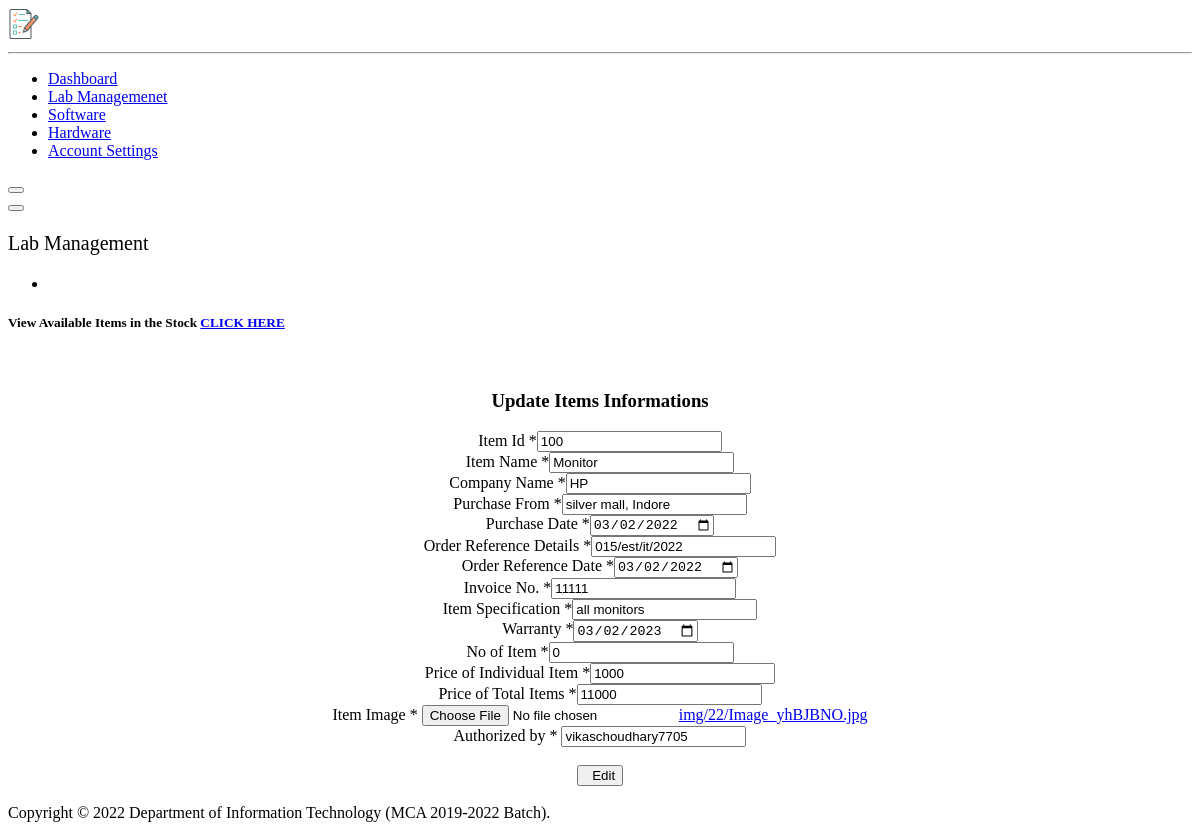
Page /hardware/update/100 on the committed database.
### hardware/models.py (models this page shows, shortened)
class Item_info(models.Model):
    item_id = models.IntegerField(primary_key=True)
    item_name = models.CharField(max_length=100, blank=True)
    company = models.CharField(max_length=50)
    purchase_date = models.DateField()
    qty = models.PositiveIntegerField(default=1)
    tot_qty = models.PositiveIntegerField(default=1)
    Pur_from = models.CharField(max_length=50)
    order_ref = models.CharField(max_length=50)
    order_date = models.DateField()
    in_no = models.PositiveIntegerField()
    spec = models.CharField(max_length=50)
    warn = models.DateField()
    ind_pri = models.PositiveIntegerField()
    tot_pri = models.PositiveIntegerField()
    photo = models.ImageField(upload_to="img/%y")
    auth = models.CharField(max_length=50)

### hardware/views.py (the view, shortened to what this page needs)
# urls.py: path('update/<prod_id>',views.update,name='update'),
def update(request,prod_id):
    product = Item_info.objects.get(pk=prod_id)
    forms = PostForm
    return render(request,'hardware/update.html',{'product':product})

### hardware/templates/hardware/update.html (shortened to what this page needs)
<!DOCTYPE html>
<html>
  <head>
    {% load static %} {% include 'Resources/Head.html' %}
  </head>
  <body id="page-top">
    <div id="wrapper">
      <nav
        class="
          navbar navbar-dark
          align-items-start
          sidebar sidebar-dark
          accordion
          bg-gradient-primary
          p-0
        "
      >
        <div class="container-fluid d-flex flex-column p-0">
          <a
            class="
              navbar-brand
              d-flex
              justify-content-center
              align-items-center
              sidebar-brand
              m-0
            "
            href="#"
          >
            <div class="sidebar-brand-icon">
              <img
                src="{% static 'Resources/images/logo.svg' %}"
                width="32"
                height="32"
              />
            </div>
          </a>
          <hr class="sidebar-divider my-0" />
          <ul class="nav navbar-nav text-light" id="accordionSidebar">
            <li class="nav-item">
							<a class="nav-link " href="{% url 'Administration:Dashboard' %}"><span>Dashboard</span></a>
			</li>
			  <li class="nav-item">
							<a class="nav-link " href="{% url 'Administration:Inventory_Manage' %}"><span>Lab Managemenet</span></a>
						</li>
						<li class="nav-item">
							<a class="nav-link " href="{% url 'Software:Index' %}"><span>Software</span></a>
						</li>
						<li class="nav-item">
							<a class="nav-link active" href="{% url 'hardware:index' %}"><span>Hardware</span></a>
						</li>
						<li class="nav-item">
							<a class="nav-link" href="{% url 'Administration:Profile' %}"><span>Account Settings</span></a>
						</li>
          </ul>
          <div class="text-center d-none d-md-inline"><button class="btn rounded-circle border-0" id="sidebarToggle" type="button"></button></div>
        </div>
      </nav>
            <div class="d-flex flex-column" id="content-wrapper">
				<div id="content">
					{% include 'Resources/Menu1.html' %}
					<div class="container-fluid">
						<h5 class="font-weight-bold mb-2">View Available Items in the Stock <a class="btn btn-info btn-sm" href="{% url 'hardware:totalstock' %}">CLICK HERE</a></h5>
						<center>
							<br>
							<div class="row">
						<div class="col-md-24 col-xl-12 mb-4">
							<div class="card shadow border-left-primary py-2">
								<div class="card-body">
									<div class="text-uppercase text-primary font-weight-bold text-xs mb-1"><h3>Update Items Informations</h3></div>
									<div class="form-group py-4">
										<form method="POST" action="" enctype="multipart/form-data">
											<div class="row justify-content-between text-left">
												<div class="form-group col-sm-3 flex-column d-flex"> <label
														class="form-control-label px-1">Item Id<span
															class="text-danger"> *</span></label><input type="number"
														name="item_id" id="item_id" placeholder="Enter Item Id" value="{{product.item_id}}" readonly> </div>
												<div class="form-group col-sm-3 flex-column d-flex"> <label
														class="form-control-label px-1">Item Name<span
															class="text-danger"> *</span></label><input type="text"
														name="item_name" id="name" placeholder="Enter Name - Type"  value="{{product.item_name}}" required> </div>
												<div class="form-group col-sm-3 flex-column d-flex"> <label
														class="form-control-label px-1">Company Name<span
															class="text-danger"> *</span></label><input type="text"
														name="company" id="company" placeholder="Enter the company name"  value="{{product.company}}"required></div>
												<div class="form-group col-sm-3 flex-column d-flex"> <label
														class="form-control-label px-1">Purchase From<span
															class="text-danger"> *</span></label><input type="text"
														name="Pur_from" id="Pur_from" placeholder="Purchase from"  value="{{product.Pur_from}}" required></div>
											</div>
											<div class="row justify-content-between text-left">
                                                <div class="form-group col-sm-3 flex-column d-flex"> <label
														class="form-control-label px-1">Purchase Date<span
															class="text-danger"> *</span></label><input type="date"
														name="purchase_date"  id="purchase_date"  value="{{product.purchase_date|date:'Y-m-d'}}" required> </div>
												<div class="form-group col-sm-3 flex-column d-flex"> <label
														class="form-control-label px-1">Order Reference Details<span
															class="text-danger"> *</span></label><input type="text"
														name="order_ref" id="order_ref" placeholder="Enter the Order Reference"  value="{{product.order_ref}}" required></div>
												<div class="form-group col-sm-3 flex-column d-flex"> <label
														class="form-control-label px-1">Order Reference Date<span
															class="text-danger"> *</span></label><input type="date"
														name="order_date" id="order_date"  value="{{product.order_date|date:'Y-m-d'}}"></div>
												<div class="form-group col-sm-3 flex-column d-flex"> <label
														class="form-control-label px-1">Invoice No.<span
															class="text-danger"> *</span></label><input type="text"
														name="in_no"  id="in_no" placeholder="Enter the Invoice No."  value="{{product.in_no}}" required> </div>
											</div>
											<div class="row justify-content-between text-left">
                                                		<div class="form-group col-sm-3 flex-column d-flex"> <label
														class="form-control-label px-1">Item Specification<span
															class="text-danger"> *</span></label><input type="text"
														name="spec" id="spec" placeholder="Enter the Item Specification"  value="{{product.spec}}" required></div>
												<div class="form-group col-sm-3 flex-column d-flex"> <label
														class="form-control-label px-1">Warranty<span
															class="text-danger"> *</span></label><input type="date"
														name="warn" id="warn" placeholder="Enter the Warranty"  value="{{product.warn|date:'Y-m-d'}}" required></div>
												<div class="form-group col-sm-3 flex-column d-flex"> <label
														class="form-control-label px-1">No of Item<span
															class="text-danger"> *</span></label><input type="number"
														name="qty"  id="qty" placeholder="Enter the Quantity"  value="{{product.qty}}" required> </div>
												<div class="form-group col-sm-3 flex-column d-flex"> <label
														class="form-control-label px-1">Price of Individual Item<span
															class="text-danger"> *</span></label><input type="number"
														name="ind_pri" id="ind_pri" placeholder="Enter the price"  value="{{product.ind_pri}}" required></div>
											</div>
                  							<div class="row justify-content-between text-left">
												<div class="form-group col-sm-3 flex-column d-flex"> <label
														class="form-control-label px-1">Price of Total Items<span
															class="text-danger"> *</span></label><input type="number"
														name="tot_pri" value="{{product.tot_pri}}" required ></div>
												<div class="form-group col-sm-3 flex-column d-flex">
													<label
														class="form-control-label px-1">Item Image<span
															class="text-danger"> *</span></label>
													<input type="file" name="photo"  class="form-control" value="{{product.photo.url}}" >
													{% if product.photo %}
													<a href="{{product.photo.url}}">{{product.photo}}</a>
													{% endif %}
												</div>
												<div class="form-group col-sm-6 flex-column d-flex"> <label
														class="form-control-label px-1">Authorized by<span
															class="text-danger"> *</span></label>
													<input type="text" name="auth"  id="auth" placeholder="Enter the Name"  value="{{product.auth}}" readonly> </div>
											</div>
											<br>
											<button type="submit" class="btn btn-success">&nbsp;&nbsp;Edit</button>
										</form>
										<br>
									</div>
								</div>
							</div>
						</div>
					</div>
							</center>
					</div>
				</div>
		  {% include 'Resources/Footer1.html' %}
      </div>
    </div>
  </body>
</html>

### rows in the picture
Item_info: item_id "100", item_name "Monitor", company "HP", Pur_from "silver mall, Indore", purchase_date "03/02/2022", order_ref "015/est/it/2022", order_date "03/02/2022", in_no "11111", spec "all monitors", warn "03/02/2023", qty "0", ind_pri "1000", tot_pri "11000", photo "img/22/Image_yhBJBNO.jpg", auth "vikaschoudhary7705"
